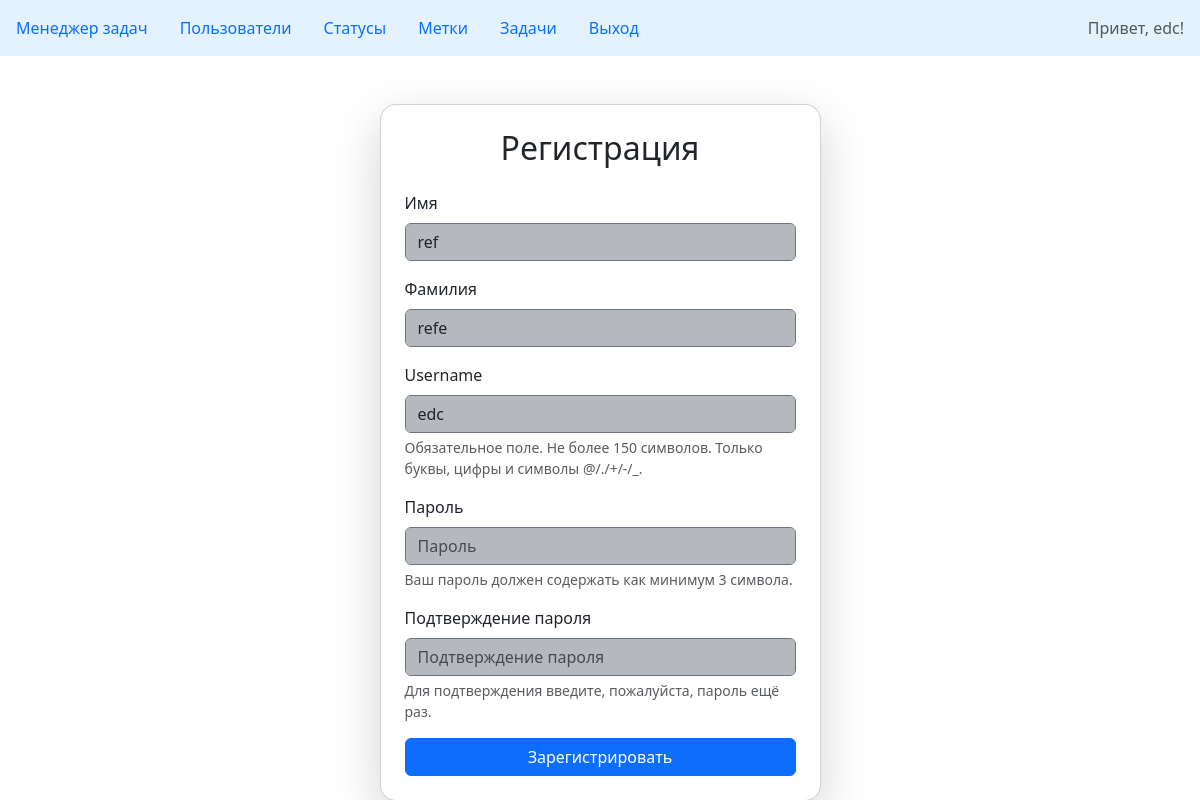
The app's page /users/1/update/ (signed in) with its own data.
### task_manager/users/models.py (models this page shows, shortened)
class User(AbstractUser):
    first_name = models.CharField(
        max_length=150,
        blank=False,
        verbose_name=_('First Name')
    )
    last_name = models.CharField(
        max_length=150,
        blank=False,
        verbose_name=_('Last Name')
    )
    USERNAME_FIELD = 'username'

### task_manager/users/views.py (the view)
# urls.py: path('<int:pk>/update/', views.UserUpdateView.as_view(), name='update'),
class UserUpdateView(CustomLoginRequiredMixin, UserPermissionMixin,
                     BaseUserView, UpdateView):
    form_class = CustomUserChangeForm
    success_url = reverse_lazy(URL_INDEX)
    success_message = _('User was updated successfully')
    permission_denied_message = ERROR_MESSAGE_NO_RIGHTS
    extra_context = {
        'title': _('Edit profile'),
        'button_name': _('Save changes')
    }

### task_manager/users/forms.py (shortened to what this page needs)
class CustomUserChangeForm(FormStyleMixin, forms.ModelForm):
    password1 = forms.CharField(
        label=_("New Password"),
        widget=forms.PasswordInput,
        required=True,
        help_text=_("Your password must contain at least 3 characters."),
    )
    password2 = forms.CharField(
        label=_("Confirm Password"),
        widget=forms.PasswordInput,
        required=True,
        help_text=_("Please enter your password again to confirm."),
    )
    class Meta(BaseUserForm.Meta):
        fields = (*BaseUserForm.Meta.fields, 'password1', 'password2')
    def __init__(self, *args, **kwargs):
        super().__init__(*args, **kwargs)
        if 'password' in self.fields:
            del self.fields['password']

### task_manager/mixins.py (called while the page is built)
    def test_func(self):
        return self.get_object() == self.request.user

### task_manager/templates/users/create.html (shortened to what this page needs)
{% extends "base.html" %}
{% block content %}
<div class="container mt-5">
  <div class="row justify-content-center">
    <div class="col-md-5">
      <div class="card shadow-lg rounded-4">
        <div class="card-body p-4">
          <h2 class="text-center mb-4">Регистрация</h2>
          <form method="post" novalidate>
            {% for field in form %}
              <div class="mb-3">
                <label for="{{ field.id_for_label }}" class="form-label">{{ field.label }}</label>
                {{ field }}
                {% if field.help_text %}
                  <div class="form-text text-muted">{{ field.help_text }}</div>
                {% endif %}
              </div>
            {% endfor %}
            <button type="submit" class="btn btn-primary w-100">Зарегистрировать</button>
          </form>
        </div>
      </div>
    </div>
  </div>
</div>
{% endblock %}

### task_manager/templates/base.html (shortened to what this page needs)
{% load django_bootstrap5 %}
<!DOCTYPE html>
<html lang="ru">
<head>
  {% bootstrap_css %}
</head>
<body >
<nav class="navbar" style="background-color: #e3f2fd;" data-bs-theme="light">
  <ul class="nav justify-content-end">
    <li class="nav-item">
      <a class="nav-link active" aria-current="page" href="{% url 'index' %}">Менеджер задач</a>
    </li>
    <li class="nav-item">
      <a class="nav-link" href="{% url 'users:index' %}">Пользователи</a>
    </li>
    {% if user.is_authenticated %}
    <li class="nav-item">
      <a class="nav-link" href="{% url 'statuses:index' %}">Статусы</a>
    </li>
     <li class="nav-item">
      <a class="nav-link" href="{% url 'labels:index' %}">Метки</a>
    </li>
    <li class="nav-item">
      <a class="nav-link" href="{% url 'tasks:index' %}">Задачи</a>
    </li>
     <li class="nav-item">
      <a class="nav-link" href="{% url 'logout' %}">Выход</a>
    </li>
{% endif %}
  </ul>
  {% if user.is_authenticated %}
<ul class="nav justify-content-end">
  <li class="nav-item">
    <a class="nav-link disabled" aria-disabled="true">Привет, {{ user.username }}!</a>
    </li>
  </ul>
 {% endif %}
</nav>
<div class="container mt-4">
  {% block content %}
  {% endblock %}
</div>
</body>
</html>

### records on screen
User: username "edc", form "ref" "refe" "edc"

### other values on screen
{{ field.label }} "Имя" "Фамилия" "Username" "Пароль" "Подтверждение пароля"
{{ field.help_text }} "Обязательное поле. Не более 150 символов. Только буквы, цифры и символы @/./+/-/_." "Ваш пароль должен содержать как минимум 3 символа." "Для подтверждения введите, пожалуйста, пароль ещё раз."
